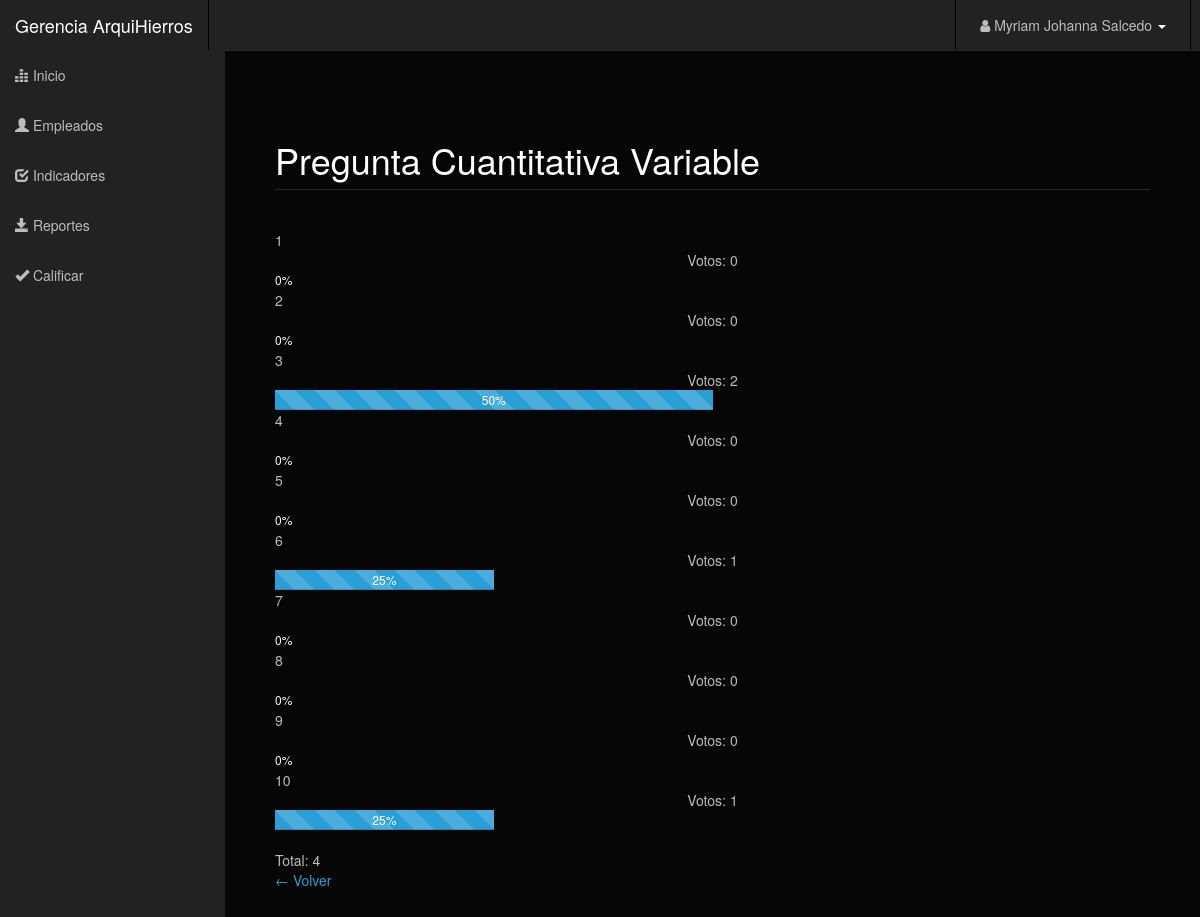
The app's page /Gerente/resultado.php?id=39 (signed in) with its own data.
### tables this page shows
CREATE TABLE `usuarios` (
  `id_usuario` int(10) UNSIGNED NOT NULL,
  `documento` varchar(45) NOT NULL,
  `nombres` varchar(50) NOT NULL,
  `apellidos` varchar(50) NOT NULL,
  `correo` varchar(60) NOT NULL,
  `password` varchar(15) NOT NULL,
  `rol` varchar(20) NOT NULL,
  `estado` tinyint(1) NOT NULL DEFAULT '1'
);

CREATE TABLE `opciones` (
  `id` int(11) NOT NULL,
  `nombre` varchar(50) NOT NULL,
  `valor` int(11) NOT NULL,
  `id_indicador` int(11) UNSIGNED NOT NULL
);

CREATE TABLE `indicador` (
  `id_indicador` int(10) UNSIGNED NOT NULL,
  `pregunta` varchar(45) NOT NULL,
  `id_tipo_pregunta` int(10) UNSIGNED NOT NULL,
  `estado` tinyint(1) NOT NULL DEFAULT '1'
);

### Gerente/resultado.php (the view, shortened to what this page needs)
<?php
include('header.php');
?>
<?php
include("../login/database/db_conection.php");
$suma = 0;
$id = $_GET['id'];
$mod = @mysqli_query($dbcon,"SELECT SUM(valor) as valor FROM opciones WHERE id_indicador = ".$id);
while($result = @mysqli_fetch_object($mod)){
	$suma = $result->valor;
}
?>
<?php include('container.php');?>
<div id="page-wrapper">
	<form action="" method="post">
		<div id="col-lg-12">
			<?php
			$aux = 0;
			$sql = "SELECT indicador.pregunta as titulo, opciones.id as id, opciones.nombre as nombre, opciones.valor as valor FROM indicador INNER JOIN opciones ON indicador.id_indicador = opciones.id_indicador WHERE indicador.id_indicador = ".$id;
			$req = @mysqli_query($dbcon,$sql);
			while($result = @mysqli_fetch_object($req)){
				if($result->nombre == "Fijo"){
					$func = "SELECT r.id_indicador_rta , COUNT(r.id_indicador_rta) as cantidad,
					sum(respuesta)/COUNT(r.id_indicador_rta) as Dato
					FROM respuestas r, indicador i, tipo t
					WHERE r.id_indicador_rta = i.id_indicador AND i.id_tipo_pregunta = t.id_tipo AND t.id_tipo = 2
					AND r.id_indicador_rta = $id
					GROUP BY  r.id_indicador_rta;";
					$eje_query = mysqli_query($dbcon,$func);
					if(mysqli_num_rows($eje_query)>0)
        			{
        				while($dato=mysqli_fetch_array($eje_query))
    					{
							$datono = $dato["Dato"];
							$cantidadEmpleados = $dato["cantidad"];
    					}
					}
					$muestraGrafica = array();
					for ($i=0; $i < $cantidadEmpleados ; $i++) {
						$muestraGrafica[$i] = $datono;
					}
					$sql = "SELECT CONCAT(u.nombres, ' ', u.apellidos) as nom,
					r.respuesta
					FROM respuestas r
					LEFT JOIN usuarios u on r.id_usuario_rta = u.documento
					LEFT JOIN indicador i on r.id_indicador_rta = i.id_indicador
					LEFT JOIN tipo t on i.id_tipo_pregunta = t.id_tipo
					WHERE r.id_indicador_rta = i.id_indicador and i.id_tipo_pregunta = t.id_tipo and t.id_tipo = 2
					AND r.id_indicador_rta = $id
					ORDER BY t.tipo_pregunta, u.nombres";
					$eje_query = mysqli_query($dbcon,$sql);
					$informacion = array('nombre' => array(), 'respuesta' => array());
					$idx = 0;
					while($result = mysqli_fetch_object($eje_query)){
						array_push($informacion['nombre'],$result->nom);
						array_push($informacion['respuesta'],$result->respuesta);
						$i++;
					}
					echo "<h1 class='page-header'>Media ".$datono."</h1>";
					echo "<br/><br/><br/>";
					echo "<div id='container' style='height: 400px'></div>";
					echo "<script>
					Highcharts.chart('container', {
						title: {
							text: 'Grafica Cuantitativo Fijo'
						},
						yAxis: {
							title: 'Valores',
						},
						xAxis: {
							title: 'Empleados',
							categories: ['".implode("','",$informacion['nombre'])."']
						},
						tooltip: {
							formatter: function () {
								return '<b>' + this.series.name + '</b><br/>' +
									this.x + ': ' + this.y;
							}
						},series: [{
							color: 'red',
							name: 'Muestra',
							data: [".implode(",",$muestraGrafica)."]
						},{
							name: 'Respuesta',
							data: [".implode(",",$informacion['respuesta'])."]
						}]
					});
					</script>";
				}
				else{
					if($aux == 0){
						echo "<h1 class='page-header'>".$result->titulo."</h1>";
						echo "<div class='bs-example'>";
						$aux = 1;
					}
					echo '<br/><div class="text-left">'.$result->nombre.'</div><div class="text-center">Votos: '.$result->valor.'</div>';
			    	if($suma == 0){
		    			echo '<div class="progress">';
			        	echo '<div class="progress" style="width:0%;"></div>';
					}else{
		        		echo '<div class="progress-bar progress-bar-striped active" style="width:'.($result->valor*100/$suma).'%;">'.round($result->valor*100/$suma).'%</div>';
			    	}
				}
			}
			echo '</div>';
			echo '</div>';
			if(isset($aux)){
				echo '<br/><br/><span class="fr">Total: '.$suma.'</span><br/>';
				echo '<a href="javascript:window.history.back();" class="volver">← Volver</a>';
			}
?>
</div>
</div>
<?php include('footer.php');?>

### Gerente/container.php (shortened to what this page needs)
<?php
    $user_email=$_SESSION['email'];
    $user_pass=$_SESSION['pass'];
    include("../login/database/db_conection.php");
    $view_users_query="select * from usuarios WHERE correo='$user_email'AND password='$user_pass'";
    $run=mysqli_query($dbcon,$view_users_query);
    while($row=mysqli_fetch_array($run))
    {
        $nombre=$row[2];
        $apellido=$row[3];
    }
?>
</head>
<body>
    <div id="wrapper">
        <nav class="navbar navbar-inverse navbar-fixed-top" role="navigation">
            <div class="navbar-header">
                <a class="navbar-brand" href="index.php">Gerencia ArquiHierros</a>
            </div>
            <div class="collapse navbar-collapse navbar-ex1-collapse">
                <ul id="active" class="nav navbar-nav side-nav">
                    <li><a href="index.php"><i class="glyphicon glyphicon-equalizer"></i> Inicio</a></li>
                    <li class="dropdown user-dropdown">
                        <a href="#" class="dropdown-toggle" data-toggle="dropdown">
                            <i class="glyphicon glyphicon-user"></i> Empleados
                        </a>
                    </li>
                    <li class="dropdown user-dropdown">
                        <a href="#" class="dropdown-toggle" data-toggle="dropdown">
                            <i class="glyphicon glyphicon-check"></i> Indicadores
                        </a>
                    </li>
                    <li><a href="reportes.php"><i class="glyphicon glyphicon-save"></i> Reportes</a></li>
                    <li><a href="calificar_empleado.php"><i class="glyphicon glyphicon-ok"></i> Calificar</a></li>
                </ul>
                <ul class="nav navbar-nav navbar-right navbar-user">
                    <li class="dropdown user-dropdown">
                        <a href="#" class="dropdown-toggle" data-toggle="dropdown">
                            <i class="fa fa-user"> </i>
                            <?php echo $nombre; echo " "; echo $apellido; ?>
                            <b class="caret"></b>
                        </a>
                    </li>
                </ul>
            </div>
        </nav>
        <div id="page-wrapper">

### records on screen
usuarios: nombres "Myriam Johanna", apellidos "Salcedo"
opciones: id_indicador.pregunta "Pregunta Cuantitativa Variable", nombre "1", valor "0", $result->valor*100/$suma "0"
opciones: nombre "2", valor "0", $result->valor*100/$suma "0"
opciones: nombre "3", valor "2", valor "50"
opciones: nombre "4", valor "0", $result->valor*100/$suma "0"
opciones: nombre "5", valor "0", $result->valor*100/$suma "0"
opciones: nombre "6", valor "1", valor "25"
opciones: nombre "7", valor "0", $result->valor*100/$suma "0"
opciones: nombre "8", valor "0", $result->valor*100/$suma "0"
opciones: nombre "9", valor "0", $result->valor*100/$suma "0"
opciones: nombre "10", valor "1", valor "25"

### other values on screen
$suma "4"
